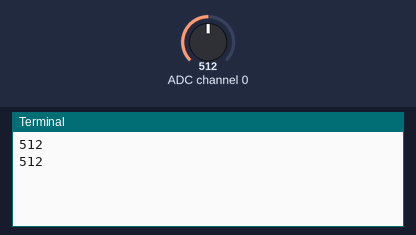
Bench run of a program on a simulated Raspberry Pi (BCM pin numbers). On the bench: the last lines printed to the terminal. Inputs (shaded band) come from the test bench; at power-on: ADC channel 0 = 512 (analog values on the 0–1023 scale).

Above: at 1.2 s.
1.3 s: ADC channel 0 set to 716
At 2.6 s:
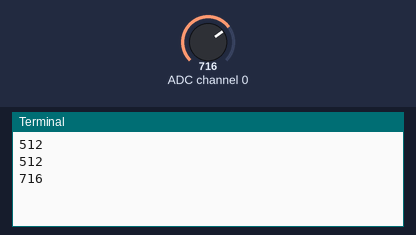
2.8 s: ADC channel 0 set to 900
At 3.8 s:
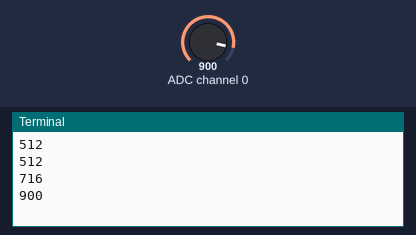
Timing chart, 0 to 5.8 s (numbered marks = the images above; inputs shaded):
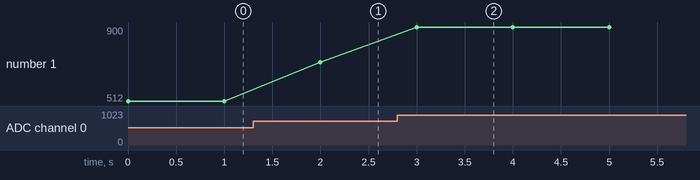

Measured:
- after the input at 1.3 s, the terminal: prints a new line after 0.70 s (image 1)
- after the input at 2.8 s, the terminal: prints a new line after 0.20 s (image 2)
- plotted number 1: 512 → 716 after the input at 1.3 s, 716 → 900 after the input at 2.8 s

The program:

press.py
```python
# -*- coding: utf-8 -*-
#!/usr/bin/env python
# Read the analog sensor value via MCP3002.

import spidev
import time
import subprocess

# open SPI device 0.0
spi = spidev.SpiDev()
spi.open(0, 0)

#圧力センサーの圧力を表示する
try:
    while True:
        resp = spi.xfer2([0x68, 0x00])
        value = (resp[0] * 256 + resp[1]) & 0x3ff
        print value
        time.sleep(1)
except KeyboardInterrupt:
    spi.close()
```
